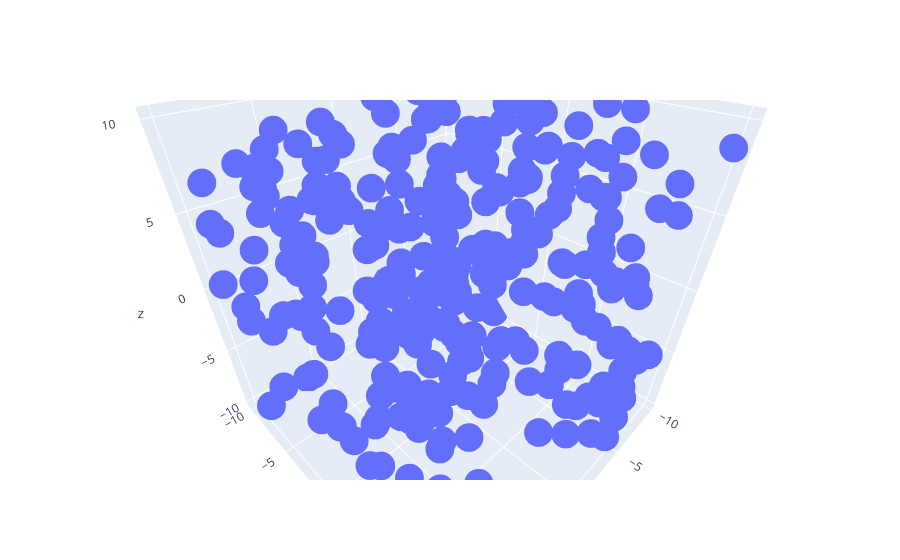

Here is the notebook cell this chart was saved with:
### Code cell
#1.Using the given dataset, to generate a 3D scatter plot to visualize the distribution of data points in a threedimensional space. 
np.random.seed(30)
data = ({
        'X' : np.random.uniform(-10,10,300),
        'Y' : np.random.uniform(-10,10,300),
        'Z' : np.random.uniform(-10,10,300)
})
df = pd.DataFrame(data)

fig = go.Figure()
fig.add_trace(go.Scatter3d(x = df.X, y= df.Y, z = df.Z, mode = 'markers', marker_size = 10))

### Figure 1 — Plotly figure (JSON) as saved in the notebook; plotly's stock layout.template omitted (floating-point values rounded to 4 significant figures; data arrays with more than 128 entries replaced by an {"elided": "..."} marker saying what was removed)
{"data": [{"marker": {"size": 10}, "mode": "markers", "type": "scatter3d", "x": {"elided": "300 float values"}, "y": {"elided": "300 float values"}, "z": {"elided": "300 float values"}}], "layout": {"autosize": true, "scene": {"aspectmode": "auto", "aspectratio": {"x": 0.9933, "y": 1.007, "z": 0.9996}, "camera": {"center": {"x": 0, "y": 0, "z": 0}, "eye": {"x": 0.759, "y": 0.759, "z": 0.759}, "projection": {"type": "perspective"}, "up": {"x": 0, "y": 0, "z": 1}}}}}
